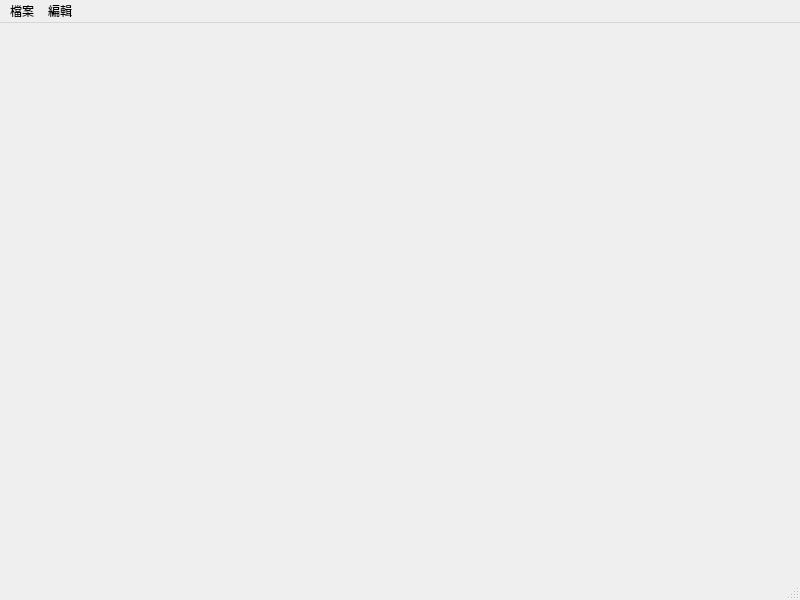
<?xml version="1.0" encoding="UTF-8"?>
<ui version="4.0">
 <class>MainWindow</class>
 <widget class="QMainWindow" name="MainWindow">
  <property name="geometry">
   <rect>
    <x>0</x>
    <y>0</y>
    <width>800</width>
    <height>600</height>
   </rect>
  </property>
  <property name="windowTitle">
   <string>MainWindow</string>
  </property>
  <widget class="QWidget" name="centralwidget"/>
  <widget class="QMenuBar" name="menubar">
   <property name="geometry">
    <rect>
     <x>0</x>
     <y>0</y>
     <width>800</width>
     <height>25</height>
    </rect>
   </property>
   <widget class="QMenu" name="menu">
    <property name="title">
     <string>檔案</string>
    </property>
    <addaction name="actionfkd"/>
    <addaction name="action_O"/>
    <addaction name="action_C"/>
    <addaction name="separator"/>
    <addaction name="action_S"/>
    <addaction name="action_A"/>
    <addaction name="separator"/>
    <addaction name="action_X"/>
   </widget>
   <widget class="QMenu" name="menu_2">
    <property name="title">
     <string>編輯</string>
    </property>
   </widget>
   <addaction name="menu"/>
   <addaction name="menu_2"/>
  </widget>
  <widget class="QStatusBar" name="statusbar"/>
  <action name="actionfkd">
   <property name="text">
    <string>新增(N)</string>
   </property>
  </action>
  <action name="action_O">
   <property name="text">
    <string>開啟(O)</string>
   </property>
  </action>
  <action name="action_C">
   <property name="text">
    <string>關閉(C)</string>
   </property>
  </action>
  <action name="action_S">
   <property name="text">
    <string>儲存(S)</string>
   </property>
  </action>
  <action name="action_A">
   <property name="text">
    <string>另存(A)</string>
   </property>
  </action>
  <action name="action_X">
   <property name="text">
    <string>退出(X)</string>
   </property>
  </action>
 </widget>
 <resources/>
 <connections/>
</ui>
